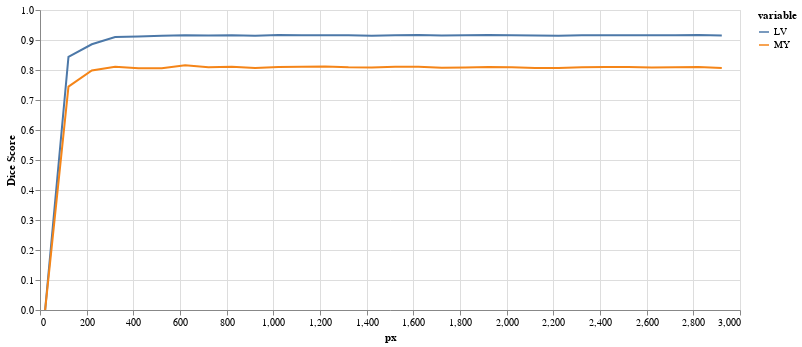

The code cell stored with this chart in its notebook:
### Code cell
results = eval_resize_series(img(), trueMask(), trainedModel, components=['bg','LV','MY'])
plot_eval_series(results)

### Figure 1 — Vega-Lite specification as saved in the notebook (floating-point values rounded to 4 significant figures)
{"config": {"view": {"continuousWidth": 400, "continuousHeight": 300}}, "data": {"name": "data-58ddba3066ac4bdfa6add1217ef1d6e8"}, "mark": "line", "encoding": {"color": {"field": "variable", "type": "nominal"}, "tooltip": {"field": "Dice Score", "type": "quantitative"}, "x": {"field": "px", "type": "quantitative"}, "y": {"field": "Dice Score", "type": "quantitative"}}, "height": 300, "selection": {"selector007": {"type": "interval", "bind": "scales", "encodings": ["x", "y"]}}, "width": 700, "$schema": "https://vega.github.io/schema/vega-lite/v4.17.0.json", "datasets": {"data-58ddba3066ac4bdfa6add1217ef1d6e8": [{"px": 22, "variable": "LV", "Dice Score": 0.0}, {"px": 122, "variable": "LV", "Dice Score": 0.8436}, {"px": 222, "variable": "LV", "Dice Score": 0.8858}, {"px": 322, "variable": "LV", "Dice Score": 0.9096}, {"px": 422, "variable": "LV", "Dice Score": 0.9118}, {"px": 522, "variable": "LV", "Dice Score": 0.9138}, {"px": 622, "variable": "LV", "Dice Score": 0.9162}, {"px": 722, "variable": "LV", "Dice Score": 0.9149}, {"px": 822, "variable": "LV", "Dice Score": 0.9157}, {"px": 922, "variable": "LV", "Dice Score": 0.9144}, {"px": 1022, "variable": "LV", "Dice Score": 0.9166}, {"px": 1122, "variable": "LV", "Dice Score": 0.916}, {"px": 1222, "variable": "LV", "Dice Score": 0.9162}, {"px": 1322, "variable": "LV", "Dice Score": 0.9157}, {"px": 1422, "variable": "LV", "Dice Score": 0.9144}, {"px": 1522, "variable": "LV", "Dice Score": 0.9162}, {"px": 1622, "variable": "LV", "Dice Score": 0.9168}, {"px": 1722, "variable": "LV", "Dice Score": 0.9154}, {"px": 1822, "variable": "LV", "Dice Score": 0.9155}, {"px": 1922, "variable": "LV", "Dice Score": 0.9168}, {"px": 2022, "variable": "LV", "Dice Score": 0.9162}, {"px": 2122, "variable": "LV", "Dice Score": 0.9149}, {"px": 2222, "variable": "LV", "Dice Score": 0.9143}, {"px": 2322, "variable": "LV", "Dice Score": 0.9155}, {"px": 2422, "variable": "LV", "Dice Score": 0.916}, {"px": 2522, "variable": "LV", "Dice Score": 0.9162}, {"px": 2622, "variable": "LV", "Dice Score": 0.9155}, {"px": 2722, "variable": "LV", "Dice Score": 0.9155}, {"px": 2822, "variable": "LV", "Dice Score": 0.9168}, {"px": 2922, "variable": "LV", "Dice Score": 0.9148}, {"px": 22, "variable": "MY", "Dice Score": 0.0}, {"px": 122, "variable": "MY", "Dice Score": 0.7445}, {"px": 222, "variable": "MY", "Dice Score": 0.7984}, {"px": 322, "variable": "MY", "Dice Score": 0.811}, {"px": 422, "variable": "MY", "Dice Score": 0.806}, {"px": 522, "variable": "MY", "Dice Score": 0.8054}, {"px": 622, "variable": "MY", "Dice Score": 0.8158}, {"px": 722, "variable": "MY", "Dice Score": 0.8091}, {"px": 822, "variable": "MY", "Dice Score": 0.8109}, {"px": 922, "variable": "MY", "Dice Score": 0.8067}, {"px": 1022, "variable": "MY", "Dice Score": 0.8099}, {"px": 1122, "variable": "MY", "Dice Score": 0.8112}, {"px": 1222, "variable": "MY", "Dice Score": 0.8114}, {"px": 1322, "variable": "MY", "Dice Score": 0.8091}, {"px": 1422, "variable": "MY", "Dice Score": 0.8086}, {"px": 1522, "variable": "MY", "Dice Score": 0.8107}, {"px": 1622, "variable": "MY", "Dice Score": 0.8109}, {"px": 1722, "variable": "MY", "Dice Score": 0.8075}, {"px": 1822, "variable": "MY", "Dice Score": 0.8083}, {"px": 1922, "variable": "MY", "Dice Score": 0.8099}, {"px": 2022, "variable": "MY", "Dice Score": 0.8088}, {"px": 2122, "variable": "MY", "Dice Score": 0.807}, {"px": 2222, "variable": "MY", "Dice Score": 0.807}, {"px": 2322, "variable": "MY", "Dice Score": 0.8088}, {"px": 2422, "variable": "MY", "Dice Score": 0.8101}, {"px": 2522, "variable": "MY", "Dice Score": 0.8096}, {"px": 2622, "variable": "MY", "Dice Score": 0.8083}, {"px": 2722, "variable": "MY", "Dice Score": 0.8088}, {"px": 2822, "variable": "MY", "Dice Score": 0.8099}, {"px": 2922, "variable": "MY", "Dice Score": 0.8067}]}}
